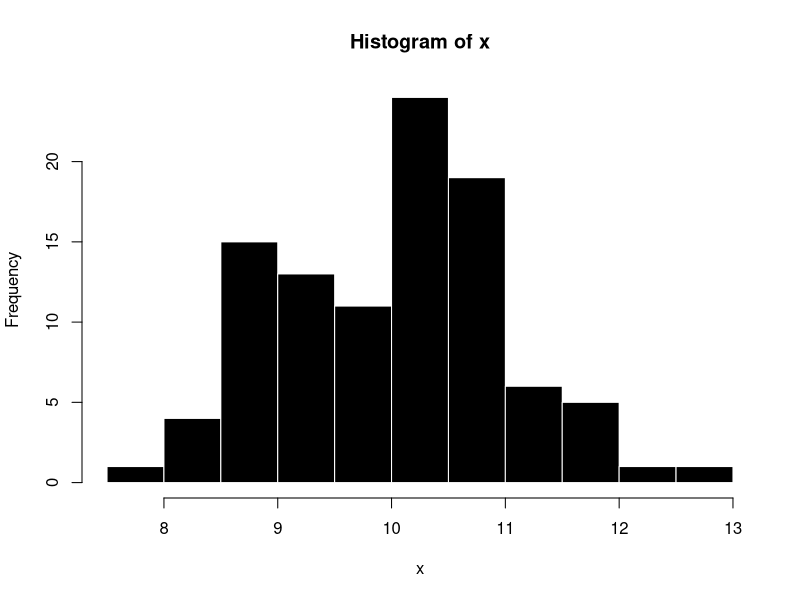

Reproduce this figure in R.
## ----echo=FALSE, eval=TRUE-------------------------------------------

x <- rnorm(n = 100, mean = 10, sd = 1)



## ----echo=TRUE, eval=TRUE, fig.align='center', out.width='50%'-------

hist(x, col = 'black', border = 'white')
